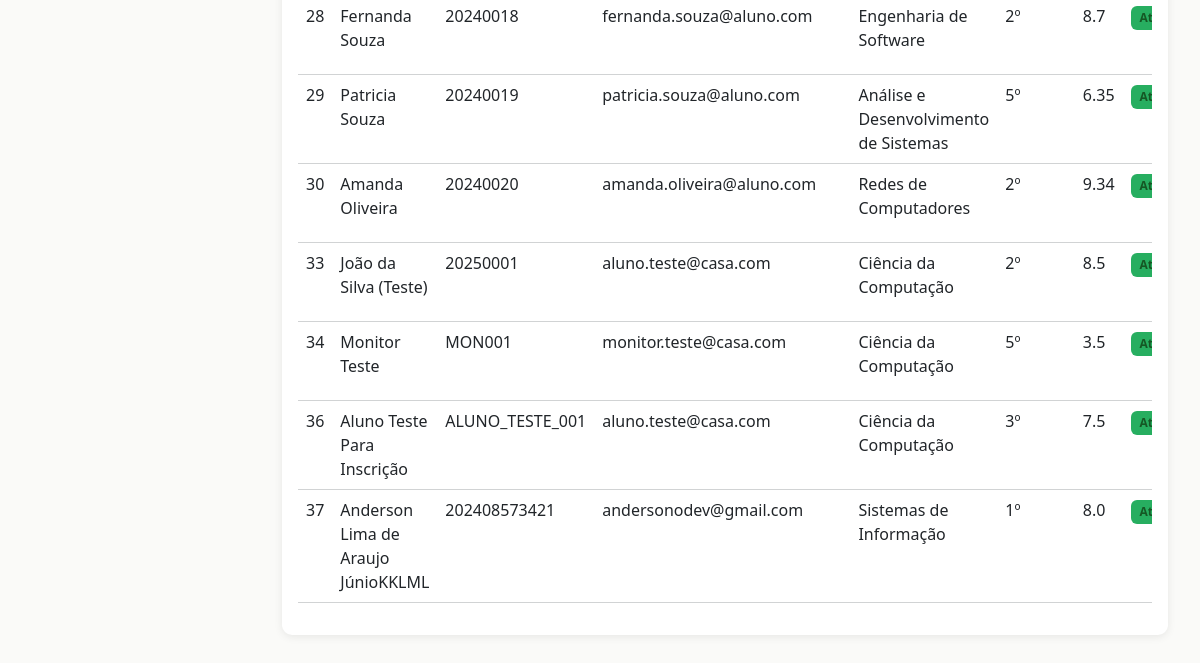
Page /alunos/ (signed in, lower part) on the earlier database version.
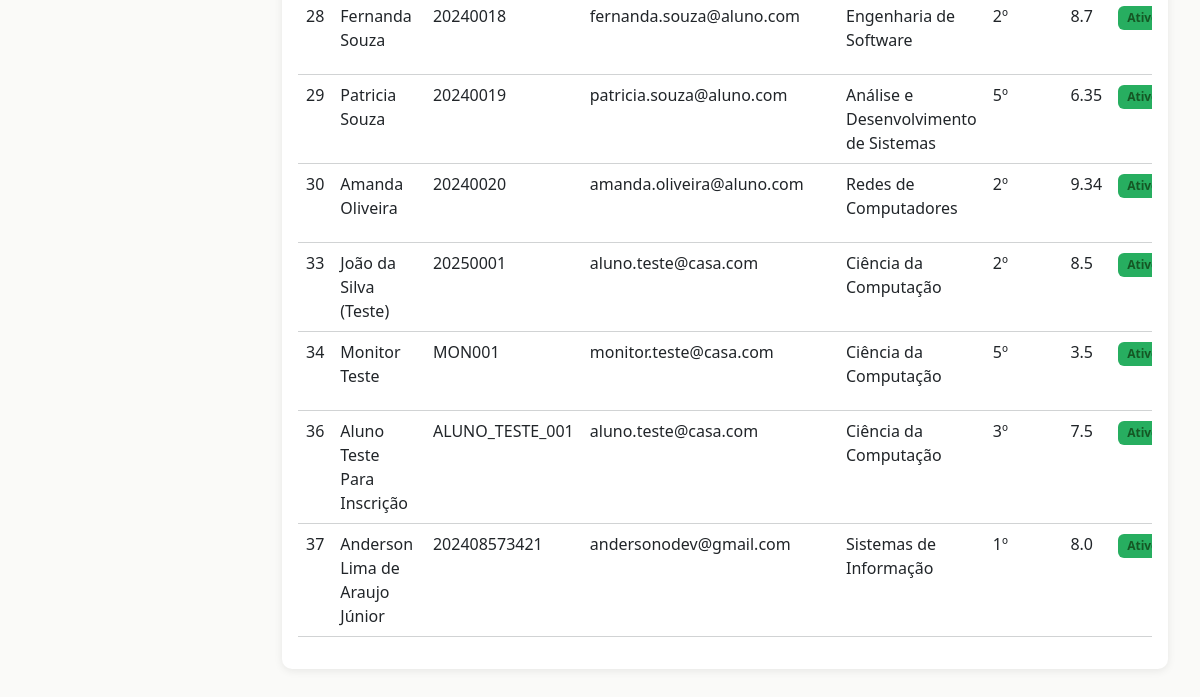
Same page on the later database version.
### plataforma_Casa/models.py (models this page shows, shortened)
class Usuario(models.Model):
    nome = models.CharField(max_length=100)
    email = models.EmailField(max_length=100)
    tipo_usuario = models.ForeignKey(TipoUsuario, on_delete=models.CASCADE)
    ativo = models.BooleanField(default=True)

class Aluno(Usuario):
    matricula = models.CharField(max_length=20, unique=True)
    curso = models.ForeignKey(Curso, on_delete=models.CASCADE)
    data_ingresso = models.DateField()
    periodo = models.IntegerField()
    cr_geral = models.FloatField()

class Usuario(models.Model):
    nome = models.CharField(max_length=100)
    email = models.EmailField(max_length=100)
    tipo_usuario = models.ForeignKey(TipoUsuario, on_delete=models.CASCADE)
    ativo = models.BooleanField(default=True)

class Curso(models.Model):
    nome = models.CharField(max_length=50)
    ativo = models.BooleanField(default=True)

### plataforma_Casa/views.py (the view)
# urls.py: path('alunos/', views.listar_alunos, name='listar_alunos'),
@requer_admin_ou_coordenador
def listar_alunos(request):
    alunos = Aluno.objects.all().select_related('curso', 'tipo_usuario')
    curso_filtro = request.GET.get('curso')
    if curso_filtro:
        alunos = alunos.filter(curso__id=curso_filtro)
    periodo_filtro = request.GET.get('periodo')
    if periodo_filtro:
        alunos = alunos.filter(periodo=periodo_filtro)
    context = {
        'alunos': alunos,
        'cursos': Curso.objects.all(),
    }
    return render(request, 'alunos/listar.html', context)

### plataforma_Casa/context_processors.py (called while the page is built, shortened)
def user_groups(request):
    if request.user.is_authenticated:
        return {
            'is_aluno': request.user.groups.filter(name='Aluno').exists(),
            'is_monitor': request.user.groups.filter(name='Monitor').exists(),
            'is_professor': request.user.groups.filter(name='Professor').exists(),
            'is_admin': request.user.is_staff or request.user.is_superuser,
        }

### plataforma_Casa/views.py (called while the page is built, shortened)
def requer_admin_ou_coordenador(view_func):
    @wraps(view_func)
    @login_required(login_url='login')
    def wrapper(request, *args, **kwargs):
        is_admin = request.user.is_staff or request.user.is_superuser
        is_coordenador = request.user.groups.filter(name='Coordenador').exists()
        return view_func(request, *args, **kwargs)
    return wrapper

### plataforma_Casa/templates/alunos/listar.html (shortened to what this page needs)
{% extends 'base.html' %}
{% block content %}
<div class="card">
    <div class="card-body">
        <div class="table-responsive">
            <table class="table table-hover">
                <tbody>
                    {% for aluno in alunos %}
                        <tr>
                            <td>{{ aluno.id }}</td>
                            <td>{{ aluno.nome }}</td>
                            <td>{{ aluno.matricula }}</td>
                            <td>{{ aluno.email }}</td>
                            <td>{{ aluno.curso.nome }}</td>
                            <td>{{ aluno.periodo }}º</td>
                            <td>{{ aluno.cr_geral }}</td>
                            <td>
                                <span class="badge {% if aluno.ativo %}status-active{% else %}status-inactive{% endif %}">
                                    {% if aluno.ativo %}Ativo{% else %}Inativo{% endif %}
                                </span>
                            </td>
                        </tr>
                    {% empty %}
                        <tr>
                            <td colspan="9" class="text-center text-muted py-4">
                                Nenhum aluno encontrado.
                            </td>
                        </tr>
                    {% endfor %}
                </tbody>
            </table>
        </div>
    </div>
</div>
{% endblock %}

Differences in the rows shown:
changed through a linked row, Aluno "andersonodev@gmail.com": nome "Anderson Lima de Araujo JúnioKKLML" → "Anderson Lima de Araujo Júnior"
